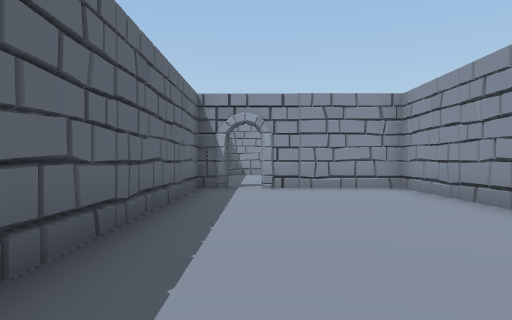
view 1 (above)

24 first-person views from a walk through a 3-D level made in the Unity game engine. The camera is 1.3 m above the floor, looks level and sees 70° across. The floor is counted in squares, 2 m on a side. Each view is taken from the middle of a square. On the plan, view 1 faces up. The plan holds only what a view shows up to about 11 squares ahead; the rest is blank.

view 2
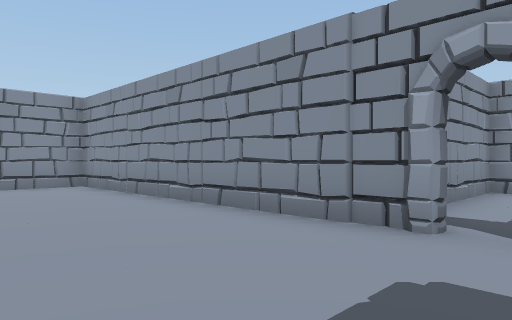

view 3
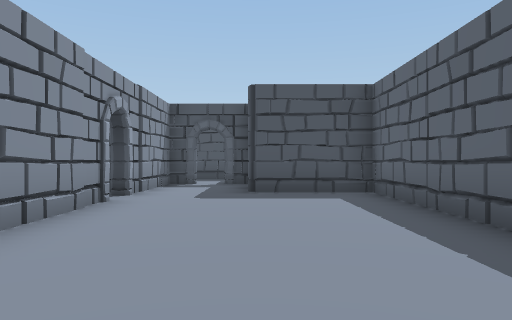

view 4
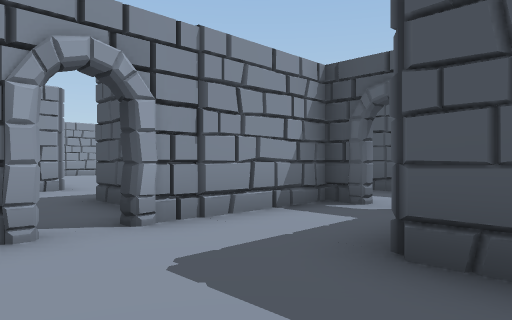

view 5
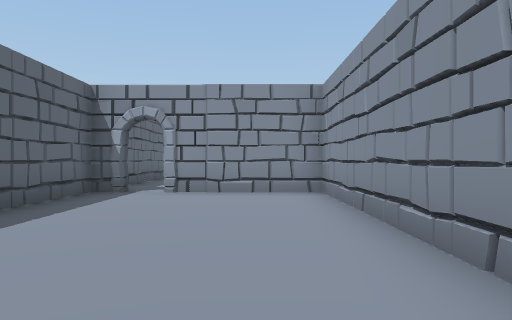

view 6
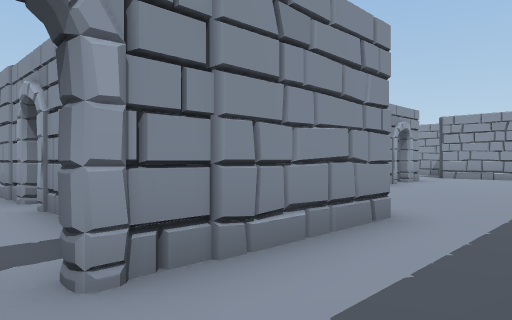

view 7
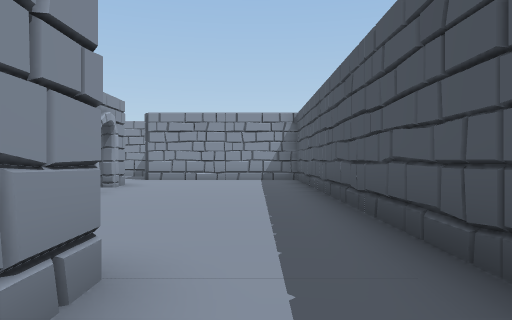

view 8
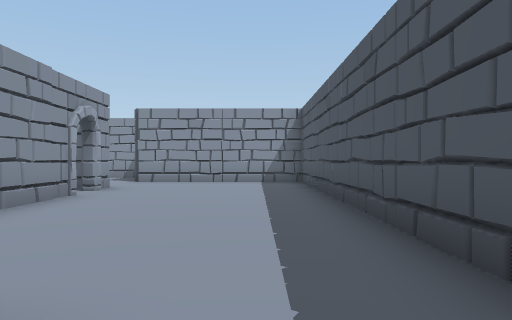

view 9
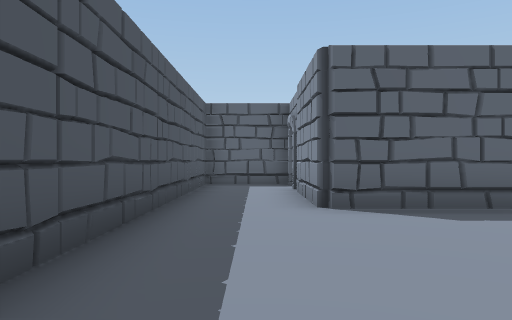

view 10
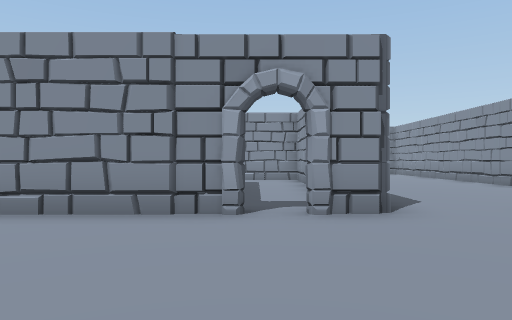

view 11
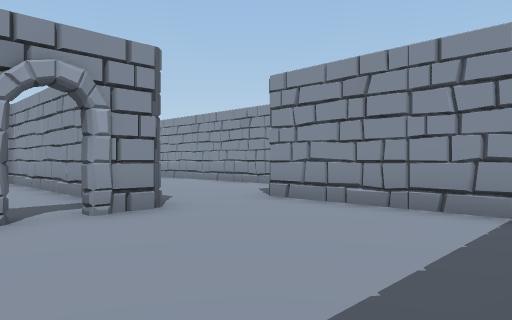

view 12
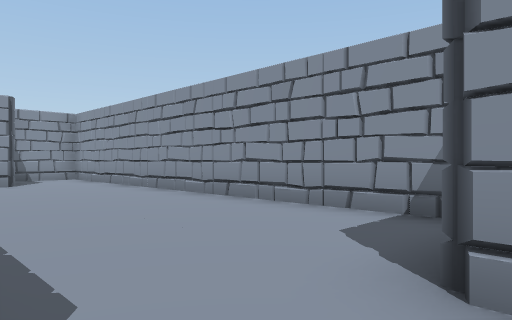

view 13
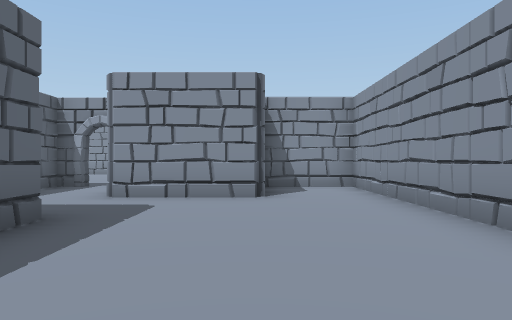

view 14
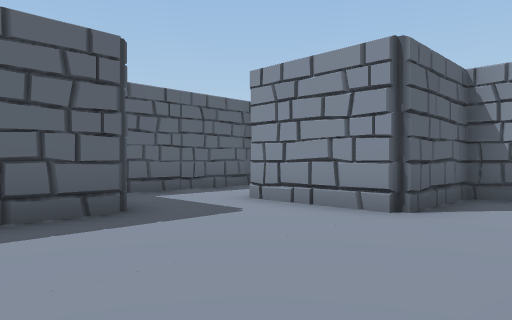

view 15
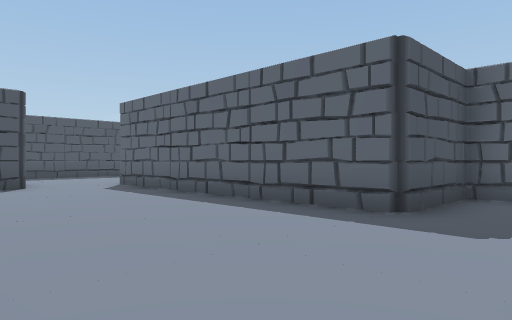

view 16
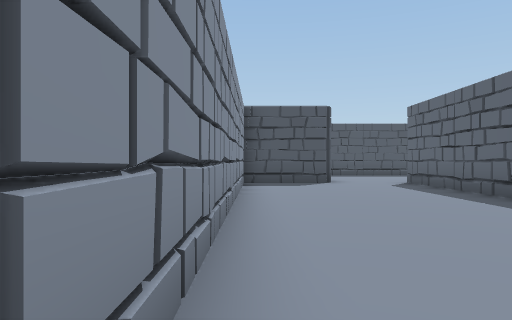

view 17
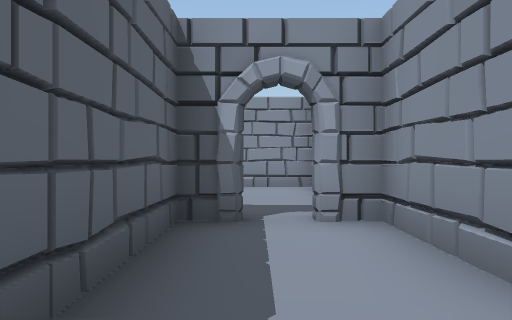

view 18
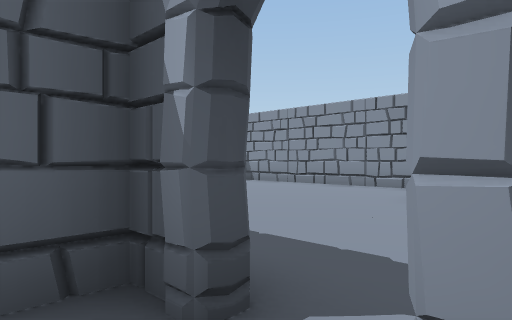

view 19
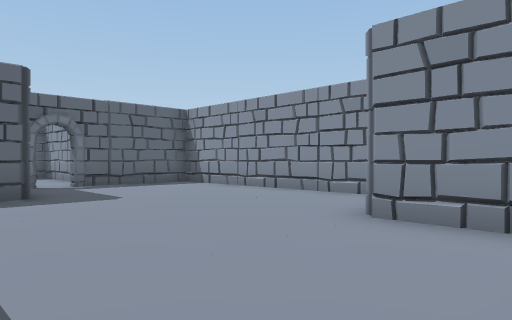

view 20
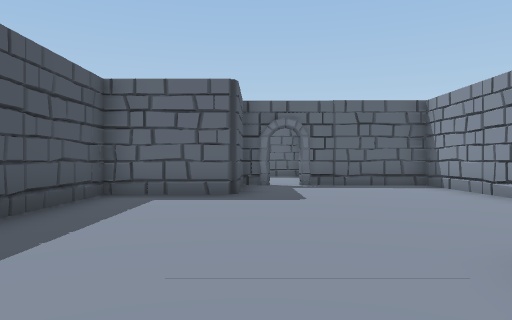

view 21
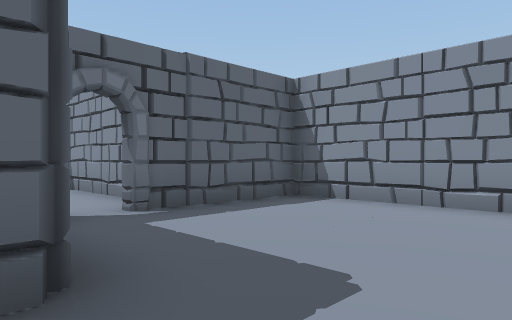

view 22
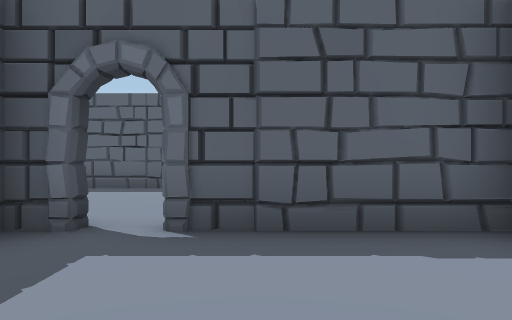

view 23
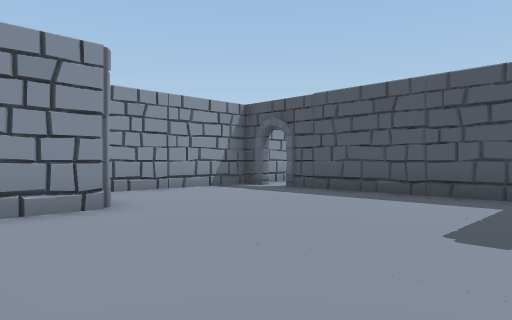

view 24
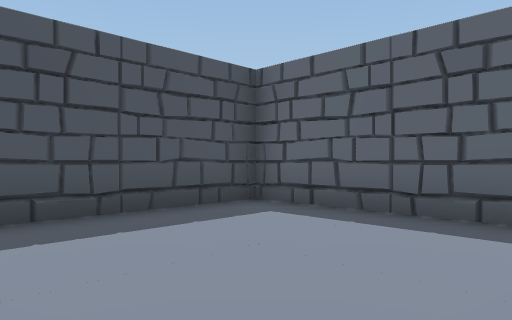

### Floor plan
Points are (right, up) in squares from view 1. A wall is a line through its corners. A room is listed if a view was taken in it or the views show most of it. See-through windows are left out.
Room 1 (views 1, 2, 3, 4, 5)
walls: (3.3, 0.1) (3.3, 8.3) (0.1, 8.3); (-0.6, 8.3) (-1.3, 8.3) (-1.3, -1.3) (1.1, -1.3); (1.1, -3.9) (1.9, -3.9); (2.6, -3.9) (3.3, -3.9) (3.3, -0.6)
low walls: (3.2, 4.1) (3.2, 4.8); (3.2, 1.6) (3.2, 2.3)
ways out: opening at (2, -5) to room 2; gap at (4, 0) to room 2; gap at (0, 9)
Room 2 (views 6, 7, 8, 9, 10, 11, 12)
walls: (8.3, -1.6) (8.3, -1.1); (6.4, -3.8) (6, -4.2) (2.6, -4.2); (11.9, -1.7) (8.9, -1.7); (8.3, 0.8) (5.8, 0.8); (13.7, -1.7) (12.6, -1.7); (3.9, -1.3) (6.2, -1.3) (6.2, -4.2); (1.2, -4) (1.2, -6.3) (15.8, -6.3) (15.8, -1.5)
ways out: opening at (2, -5) to room 1; gap at (4, 0) to room 1; opening at (15, -1) to room 3; opening at (12, -2) to room 6
Room 3 (views 13, 14, 15, 16)
walls: (13.5, 3.5) (13.8, 3.1); (13.7, 6.2) (13.7, -1.7); (18.3, -0.7) (18.3, 10.8) (16.2, 10.8) (16.2, 8.5) (16, 8.3) (13.4, 8.3); (15.8, -1.5) (16, -1.3) (18.4, -1.3)
ways out: opening at (15, -1) to room 2; opening at (14, 7.5) to room 4
Room 4 (views 17, 18)
walls: (13.3, 8.9) (13.3, 10.4); (11.9, 10.8) (11.2, 10.8) (11.2, 6.2) (13.7, 6.2); (13.4, 10.8) (12.6, 10.8)
ways out: opening at (14, 7.5) to room 3; opening at (12, 10) to room 5
Room 5 (views 19, 20, 21, 22, 23)
walls: (6.2, 13.6) (6.2, 11.2) (11.7, 11.2); (9.8, 18.3) (3.7, 18.3) (3.7, 15.1); (12.6, 11.2) (13.4, 11.2); (3.7, 14.4) (3.7, 13.7) (5.7, 13.7); (13.3, 10.4) (13.3, 15.8) (10.8, 15.8) (10.8, 17.2)
ways out: opening at (12, 10) to room 4
Room 6 (view 24)
walls: (3.7, 7.2) (3.7, 3.7) (7.2, 3.7); (13.3, -1.1) (13.3, 5.9)
ways out: opening at (12, -2) to room 2

Where each view was taken, in squares from view 1:
view 1: 0 up, 0 right, facing up
view 2: 1 down, 0 right, facing up-right
view 3: 6 up, 1 right, facing down
view 4: 1 up, 0 right, facing down-right
view 5: 1 up, 2 right, facing up
view 6: 6 down, 2 right, facing up-right
view 7: 5 down, 4 right, facing right
view 8: 5 down, 5 right, facing right
view 9: 5 down, 11 right, facing left
view 10: 6 down, 12 right, facing up
view 11: 6 down, 11 right, facing up-right
view 12: 2 down, 14 right, facing up-right
view 13: 2 up, 16 right, facing up
view 14: 4 up, 18 right, facing up-left
view 15: 8 up, 18 right, facing down-left
view 16: 9 up, 18 right, facing down
view 17: 7 up, 12 right, facing up
view 18: 10 up, 13 right, facing up-left
view 19: 12 up, 13 right, facing up-left
view 20: 14 up, 13 right, facing left
view 21: 13 up, 8 right, facing up-left
view 22: 16 up, 7 right, facing left
view 23: 18 up, 6 right, facing down-right
view 24: 8 up, 8 right, facing down-left
